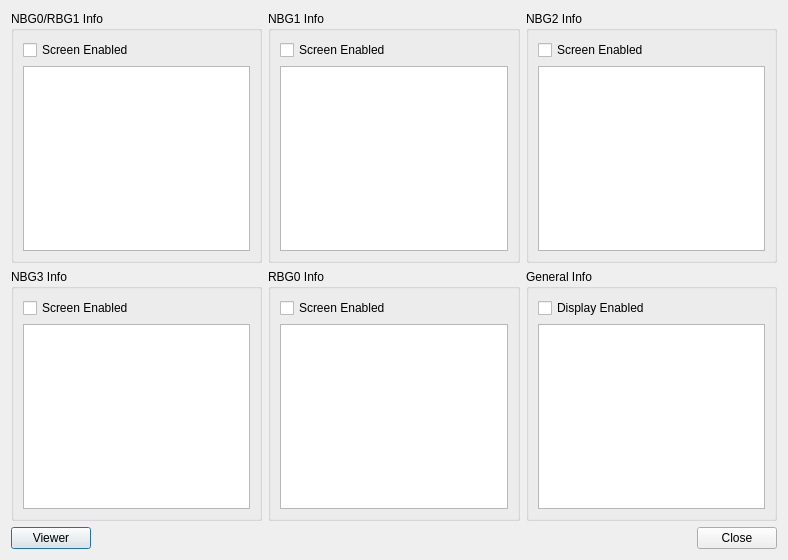
<?xml version="1.0" encoding="UTF-8"?>
<ui version="4.0">
 <class>UIDebugVDP2</class>
 <widget class="QDialog" name="UIDebugVDP2">
  <property name="geometry">
   <rect>
    <x>0</x>
    <y>0</y>
    <width>788</width>
    <height>560</height>
   </rect>
  </property>
  <property name="windowTitle">
   <string>Debug VDP2Viewer</string>
  </property>
  <layout class="QVBoxLayout" name="verticalLayout_7">
   <item>
    <layout class="QGridLayout" name="gridLayout">
     <item row="0" column="0">
      <widget class="QGroupBox" name="groupBox">
       <property name="title">
        <string>NBG0/RBG1 Info</string>
       </property>
       <layout class="QVBoxLayout" name="verticalLayout">
        <item>
         <widget class="QCheckBox" name="cbNBG0Enabled">
          <property name="text">
           <string>Screen Enabled</string>
          </property>
          <property name="checkable">
           <bool>true</bool>
          </property>
         </widget>
        </item>
        <item>
         <widget class="QPlainTextEdit" name="pteNBG0Info">
          <property name="readOnly">
           <bool>true</bool>
          </property>
         </widget>
        </item>
       </layout>
      </widget>
     </item>
     <item row="0" column="1">
      <widget class="QGroupBox" name="groupBox_2">
       <property name="title">
        <string>NBG1 Info</string>
       </property>
       <layout class="QVBoxLayout" name="verticalLayout_2">
        <item>
         <widget class="QCheckBox" name="cbNBG1Enabled">
          <property name="text">
           <string>Screen Enabled</string>
          </property>
          <property name="checkable">
           <bool>true</bool>
          </property>
         </widget>
        </item>
        <item>
         <widget class="QPlainTextEdit" name="pteNBG1Info">
          <property name="readOnly">
           <bool>true</bool>
          </property>
         </widget>
        </item>
       </layout>
      </widget>
     </item>
     <item row="0" column="2">
      <widget class="QGroupBox" name="groupBox_3">
       <property name="title">
        <string>NBG2 Info</string>
       </property>
       <layout class="QVBoxLayout" name="verticalLayout_3">
        <item>
         <widget class="QCheckBox" name="cbNBG2Enabled">
          <property name="text">
           <string>Screen Enabled</string>
          </property>
          <property name="checkable">
           <bool>true</bool>
          </property>
         </widget>
        </item>
        <item>
         <widget class="QPlainTextEdit" name="pteNBG2Info">
          <property name="readOnly">
           <bool>true</bool>
          </property>
         </widget>
        </item>
       </layout>
      </widget>
     </item>
     <item row="1" column="0">
      <widget class="QGroupBox" name="groupBox_4">
       <property name="title">
        <string>NBG3 Info</string>
       </property>
       <layout class="QVBoxLayout" name="verticalLayout_4">
        <item>
         <widget class="QCheckBox" name="cbNBG3Enabled">
          <property name="text">
           <string>Screen Enabled</string>
          </property>
          <property name="checkable">
           <bool>true</bool>
          </property>
         </widget>
        </item>
        <item>
         <widget class="QPlainTextEdit" name="pteNBG3Info">
          <property name="readOnly">
           <bool>true</bool>
          </property>
         </widget>
        </item>
       </layout>
      </widget>
     </item>
     <item row="1" column="1">
      <widget class="QGroupBox" name="groupBox_5">
       <property name="title">
        <string>RBG0 Info</string>
       </property>
       <layout class="QVBoxLayout" name="verticalLayout_5">
        <item>
         <widget class="QCheckBox" name="cbRBG0Enabled">
          <property name="text">
           <string>Screen Enabled</string>
          </property>
          <property name="checkable">
           <bool>true</bool>
          </property>
         </widget>
        </item>
        <item>
         <widget class="QPlainTextEdit" name="pteRBG0Info">
          <property name="readOnly">
           <bool>true</bool>
          </property>
         </widget>
        </item>
       </layout>
      </widget>
     </item>
     <item row="1" column="2">
      <widget class="QGroupBox" name="groupBox_6">
       <property name="title">
        <string>General Info</string>
       </property>
       <layout class="QVBoxLayout" name="verticalLayout_6">
        <item>
         <widget class="QCheckBox" name="cbDisplayEnabled">
          <property name="text">
           <string>Display Enabled</string>
          </property>
          <property name="checkable">
           <bool>true</bool>
          </property>
         </widget>
        </item>
        <item>
         <widget class="QPlainTextEdit" name="pteGeneralInfo">
          <property name="readOnly">
           <bool>true</bool>
          </property>
         </widget>
        </item>
       </layout>
      </widget>
     </item>
    </layout>
   </item>
   <item>
    <layout class="QHBoxLayout" name="horizontalLayout">
     <item>
      <widget class="QPushButton" name="pbViewer">
       <property name="text">
        <string>Viewer</string>
       </property>
      </widget>
     </item>
     <item>
      <widget class="QDialogButtonBox" name="dbbButtons">
       <property name="standardButtons">
        <set>QDialogButtonBox::Close</set>
       </property>
      </widget>
     </item>
    </layout>
   </item>
  </layout>
 </widget>
 <resources/>
 <connections>
  <connection>
   <sender>dbbButtons</sender>
   <signal>rejected()</signal>
   <receiver>UIDebugVDP2</receiver>
   <slot>reject()</slot>
   <hints>
    <hint type="sourcelabel">
     <x>347</x>
     <y>321</y>
    </hint>
    <hint type="destinationlabel">
     <x>335</x>
     <y>376</y>
    </hint>
   </hints>
  </connection>
 </connections>
</ui>
